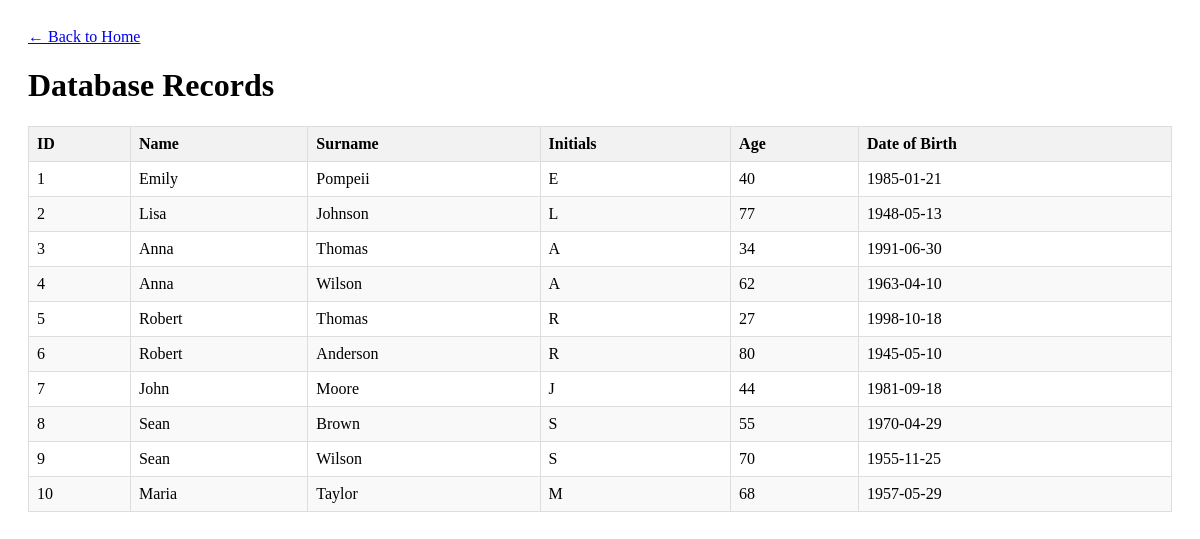
/view, run on the app's committed database.
### tables this page shows
CREATE TABLE csv_import
                 (Id INTEGER PRIMARY KEY,
                  Name TEXT NOT NULL,
                  Surname TEXT NOT NULL,
                  Initials TEXT NOT NULL,
                  Age INTEGER NOT NULL,
                  DateOfBirth TEXT NOT NULL,
                  UNIQUE(Name, Surname, DateOfBirth));

### app.py (the view)
@app.route('/view')
def view_data():
    try:
        conn = sqlite3.connect('database.db')
        c = conn.cursor()
        c.execute('SELECT * FROM csv_import')
        records = c.fetchall()
        columns = ['ID', 'Name', 'Surname', 'Initials', 'Age', 'Date of Birth']
        conn.close()
        return render_template('view.html', records=records, columns=columns)
    except Exception as e:
        return f"Error fetching data: {str(e)}", 500

### templates/view.html (shortened to what this page needs)
<!DOCTYPE html>
<html>
<head>
</head>
<body>
    <div class="container">
        <a href="/" class="back-link">← Back to Home</a>
        <h1>Database Records</h1>
        {% if records %}
        <table>
            <thead>
                <tr>
                    {% for column in columns %}
                    <th>{{ column }}</th>
                    {% endfor %}
                </tr>
            </thead>
            <tbody>
                {% for record in records %}
                <tr>
                    {% for value in record %}
                    <td>{{ value }}</td>
                    {% endfor %}
                </tr>
                {% endfor %}
            </tbody>
        </table>
        {% else %}
        <p>No records found in the database.</p>
        {% endif %}
    </div>
</body>
</html>

### templates/view.html (style rules this page uses)
table { border-collapse: collapse; width: 100%; margin-top: 20px; }
th, td { border: 1px solid #ddd; padding: 8px; text-align: left; }
th { background-color: #f2f2f2; }
tr:nth-child(even) { background-color: #f9f9f9; }
.container { padding: 20px; }
.back-link { margin-bottom: 20px; display: block; }

### data on the page
csv_import: record "1" "E" "40", Name "Emily", Surname "Pompeii", DateOfBirth "1985-01-21"
csv_import: record "2" "L" "77", Name "Lisa", Surname "Johnson", DateOfBirth "1948-05-13"
csv_import: record "3" "A" "34", Name "Anna", Surname "Thomas", DateOfBirth "1991-06-30"
csv_import: record "4" "A" "62", Name "Anna", Surname "Wilson", DateOfBirth "1963-04-10"
csv_import: record "5" "R" "27", Name "Robert", Surname "Thomas", DateOfBirth "1998-10-18"
csv_import: record "6" "R" "80", Name "Robert", Surname "Anderson", DateOfBirth "1945-05-10"
csv_import: record "7" "J" "44", Name "John", Surname "Moore", DateOfBirth "1981-09-18"
csv_import: record "8" "S" "55", Name "Sean", Surname "Brown", DateOfBirth "1970-04-29"
csv_import: record "9" "S" "70", Name "Sean", Surname "Wilson", DateOfBirth "1955-11-25"
csv_import: record "10" "M" "68", Name "Maria", Surname "Taylor", DateOfBirth "1957-05-29"

### other printed values
{{ column }} "ID" "Name" "Surname" "Initials" "Age" "Date of Birth"
